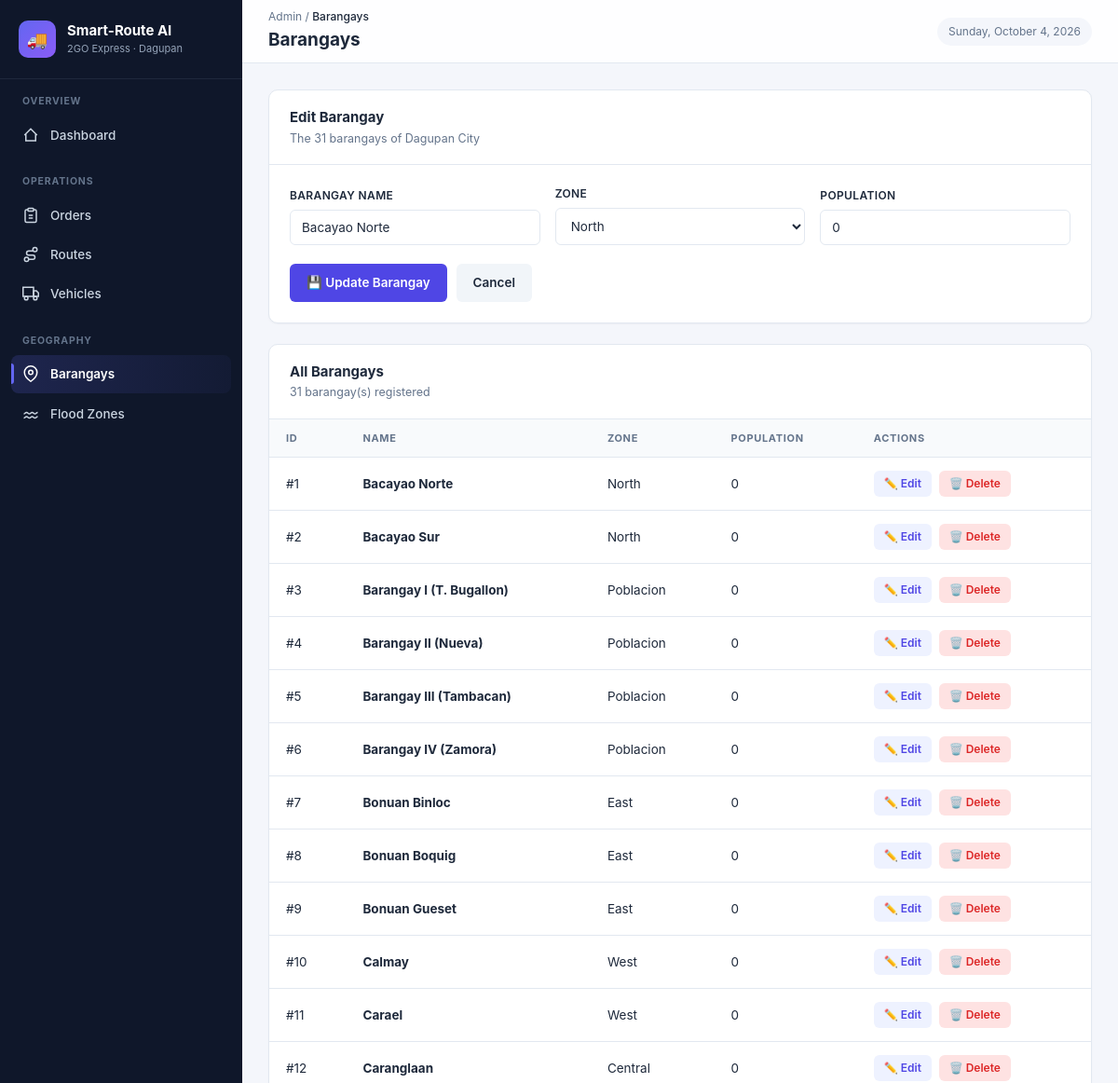
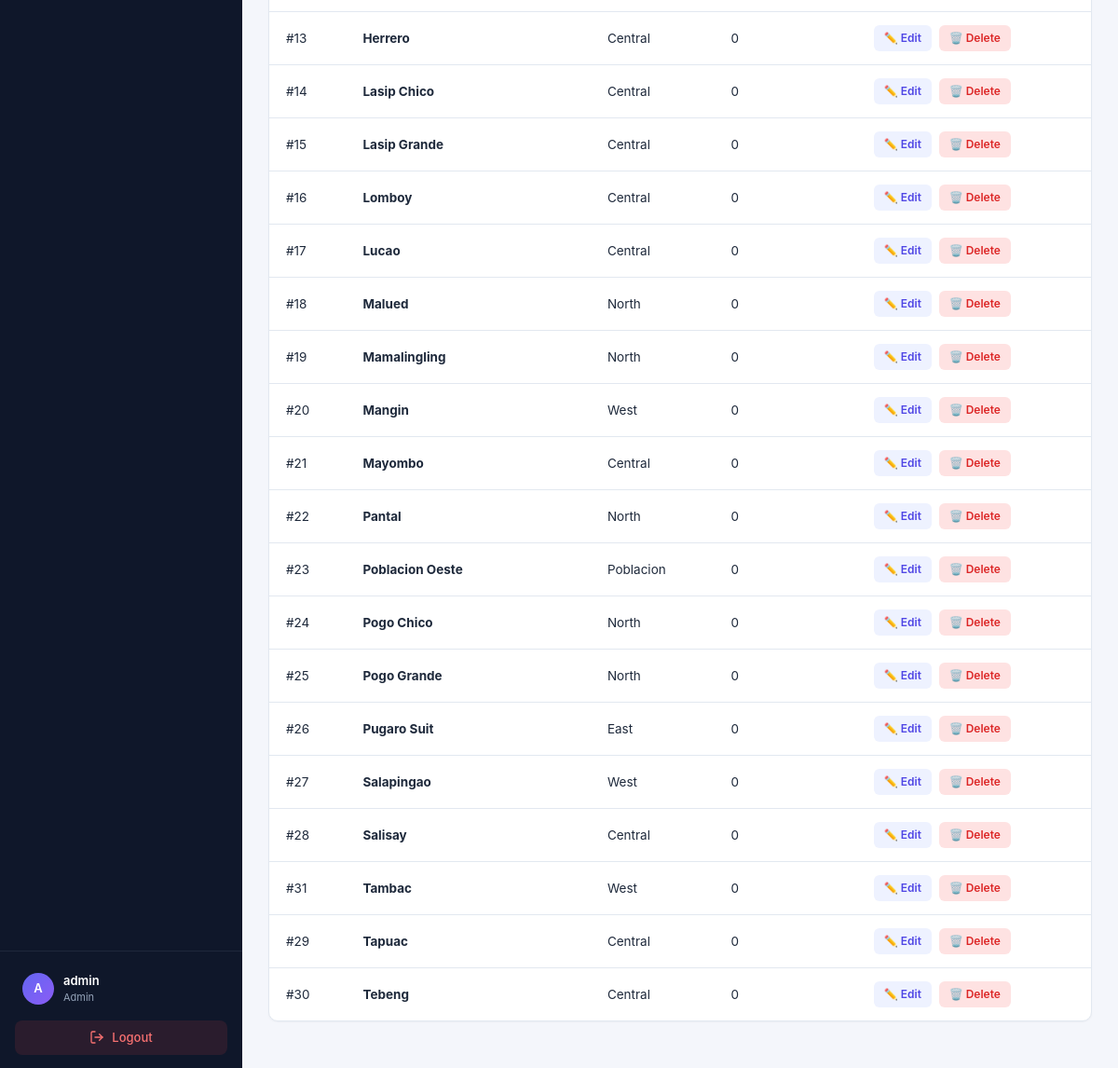
Page /barangays.php?edit=1 (signed in) on the committed database (2 pictures, top to bottom).
### tables this page shows
CREATE TABLE `barangays` (
  `id` int(11) NOT NULL,
  `name` varchar(100) NOT NULL,
  `zone` varchar(50) DEFAULT NULL,
  `population` int(11) DEFAULT 0
);

### db.php (called while the page is built, shortened)
<?php
class Database {
    private static $instance = null;
    private $connection;
    private function __construct() {
        $config = require __DIR__ . '/../config/database.php';
        $dsn = "mysql:host={$config['host']};dbname={$config['name']};charset=utf8mb4";
        $options = [
            PDO::ATTR_ERRMODE => PDO::ERRMODE_EXCEPTION,
            PDO::ATTR_DEFAULT_FETCH_MODE => PDO::FETCH_ASSOC,
            PDO::ATTR_EMULATE_PREPARES => false,
        ];
        try {
            $this->connection = new PDO($dsn, $config['user'], $config['pass'], $options);
        } catch (PDOException $e) {
            die("Database connection failed: " . $e->getMessage());
        }
    }
    public static function getInstance() {
        if (self::$instance === null) {
            self::$instance = new self();
        }
        return self::$instance;
    }
    public function queryAll($sql, $params = []) {
        $stmt = $this->connection->prepare($sql);
        $stmt->execute($params);
        return $stmt->fetchAll();
    }
    public function queryOne($sql, $params = []) {
        $stmt = $this->connection->prepare($sql);
        $stmt->execute($params);
        return $stmt->fetch();
    }
}

### database.php (called while the page is built)
<?php
return [
    'host' => 'localhost',
    'name' => 'smart_route_ai',
    'user' => 'root',
    'pass' => '',
];

### barangays.php (the view, shortened to what this page needs)
<?php
$db = Database::getInstance();
$edit = null;
if (isset($_GET['edit'])) {
    $edit = $db->queryOne("SELECT * FROM barangays WHERE id = ?", [(int)$_GET['edit']]);
}
$barangays = $db->queryAll("SELECT * FROM barangays ORDER BY name");
require_once 'includes/header.php';
?>
<div class="panel">
    <div class="panel-header">
        <div>
            <h3><?= $edit ? 'Edit Barangay' : 'Add Barangay' ?></h3>
            <p>The 31 barangays of Dagupan City</p>
        </div>
    </div>
    <div class="panel-body">
        <form method="POST" class="form-grid">
            <div class="form-field">
                <label>Barangay Name</label>
                <input type="text" name="name" required placeholder="e.g., Lucao"
                       value="<?= htmlspecialchars($edit['name'] ?? '') ?>">
            </div>
            <div class="form-field">
                <label>Zone</label>
                <select name="zone">
                    <?php foreach (['Poblacion','North','East','West','Central'] as $z): ?>
                        <option value="<?= $z ?>" <?= ($edit['zone'] ?? '') === $z ? 'selected' : '' ?>><?= $z ?></option>
                    <?php endforeach; ?>
                </select>
            </div>
            <div class="form-field">
                <label>Population</label>
                <input type="number" name="population" min="0" placeholder="e.g., 5000"
                       value="<?= htmlspecialchars($edit['population'] ?? '') ?>">
            </div>
            <div class="form-actions">
                <button type="submit" class="btn"><?= $edit ? '💾 Update Barangay' : '➕ Add Barangay' ?></button>
                <?php if ($edit): ?>
                    <a href="barangays.php" class="btn-secondary">Cancel</a>
                <?php endif; ?>
            </div>
        </form>
    </div>
</div>
<div class="panel">
    <div class="panel-header">
        <div>
            <h3>All Barangays</h3>
            <p><?= count($barangays) ?> barangay(s) registered</p>
        </div>
    </div>
    <div class="table-wrap">
        <table>
            <thead>
                <tr><th>ID</th><th>Name</th><th>Zone</th><th>Population</th><th>Actions</th></tr>
            </thead>
            <tbody>
                <?php foreach ($barangays as $b): ?>
                    <tr>
                        <td>#<?= $b['id'] ?></td>
                        <td><strong><?= htmlspecialchars($b['name']) ?></strong></td>
                        <td><?= htmlspecialchars($b['zone'] ?? '—') ?></td>
                        <td><?= number_format($b['population'] ?? 0) ?></td>
                        <td>
                            <a href="?edit=<?= $b['id'] ?>" class="btn-sm">✏️ Edit</a>
                            <a href="?delete=<?= $b['id'] ?>" class="btn-sm danger"
                               onclick="return confirm('Delete this barangay?')">🗑️ Delete</a>
                        </td>
                    </tr>
                <?php endforeach; ?>
            </tbody>
        </table>
    </div>
</div>
<?php require_once 'includes/footer.php'; ?>

### style.css (style rules this page uses)
:root { --sidebar-width: 260px; --topbar-height: 68px; --color-bg: #f4f6fb; --color-surface: #ffffff; --color-sidebar: #0f172a; --color-sidebar-hover: #1e293b; --color-sidebar-active: #6366f1; --color-primary: #4f46e5; --color-primary-hover: #4338ca; --color-text: #1e293b; --color-text-muted: #64748b; --color-border: #e2e8f0; --color-success: #10b981; --color-warning: #f59e0b; --color-danger: #ef4444; --radius: 10px; --radius-sm: 6px; --shadow-sm: 0 1px 2px rgba(15, 23, 42, 0.04); --shadow: 0 4px 12px rgba(15, 23, 42, 0.06); --shadow-lg: 0 12px 32px rgba(15, 23, 42, 0.10); }
* { margin: 0; padding: 0; box-sizing: border-box; }
body { font-family: -apple-system, BlinkMacSystemFont, "Segoe UI", Roboto, "Helvetica Neue", Arial, sans-serif; background: var(--color-bg); color: var(--color-text); font-size: 14px; line-height: 1.5; -webkit-font-smoothing: antialiased; }
a { color: inherit; text-decoration: none; }
.panel { background: var(--color-surface); border-radius: var(--radius); box-shadow: var(--shadow-sm); border: 1px solid var(--color-border); margin-bottom: 22px; overflow: hidden; }
.panel-header { padding: 18px 22px; border-bottom: 1px solid var(--color-border); display: flex; align-items: center; justify-content: space-between; gap: 12px; flex-wrap: wrap; }
.panel-header h3 { font-size: 15px; font-weight: 700; color: var(--color-text); }
.panel-header p { font-size: 12.5px; color: var(--color-text-muted); margin-top: 2px; }
.panel-body { padding: 22px; }
.table-wrap { overflow-x: auto; }
table { width: 100%; border-collapse: collapse; font-size: 13.5px; }
thead th { text-align: left; padding: 12px 18px; font-size: 11px; font-weight: 700; color: var(--color-text-muted); text-transform: uppercase; letter-spacing: 0.06em; background: #f8fafc; border-bottom: 1px solid var(--color-border); white-space: nowrap; }
tbody td { padding: 14px 18px; border-bottom: 1px solid var(--color-border); color: var(--color-text); vertical-align: middle; }
tbody tr:last-child td { border-bottom: none; }
.btn { display: inline-flex; align-items: center; gap: 8px; padding: 10px 18px; background: var(--color-primary); color: #fff; border: none; border-radius: var(--radius-sm); font-size: 13.5px; font-weight: 600; cursor: pointer; transition: all 0.15s; font-family: inherit; white-space: nowrap; }
.btn-secondary { display: inline-flex; align-items: center; padding: 10px 18px; background: #f1f5f9; color: var(--color-text); text-decoration: none; border-radius: var(--radius-sm); font-size: 13.5px; font-weight: 600; transition: background 0.15s; }
.btn-sm { display: inline-flex; align-items: center; gap: 5px; padding: 5px 11px; background: #eef2ff; color: var(--color-primary); border-radius: 6px; font-size: 12px; font-weight: 600; transition: all 0.15s; margin-right: 4px; }
.btn-sm.danger { background: #fee2e2; color: #dc2626; }
.form-grid { display: grid; grid-template-columns: repeat(auto-fit, minmax(220px, 1fr)); gap: 16px; align-items: end; }
.form-field { display: flex; flex-direction: column; gap: 6px; }
.form-field label { font-size: 12px; font-weight: 600; color: var(--color-text); text-transform: uppercase; letter-spacing: 0.03em; }
.form-field input, .form-field select, .form-field textarea { padding: 10px 12px; border: 1.5px solid var(--color-border); border-radius: var(--radius-sm); font-size: 13.5px; font-family: inherit; background: #fff; color: var(--color-text); transition: border-color 0.15s, box-shadow 0.15s; width: 100%; }
.form-actions { display: flex; gap: 10px; grid-column: 1 / -1; padding-top: 4px; }

### rows in the picture
barangays: name "Bacayao Norte", zone "North", population "0", id "1"
barangays: id "2", name "Bacayao Sur", zone "North", population "0"
barangays: id "3", name "Barangay I (T. Bugallon)", zone "Poblacion", population "0"
barangays: id "4", name "Barangay II (Nueva)", zone "Poblacion", population "0"
barangays: id "5", name "Barangay III (Tambacan)", zone "Poblacion", population "0"
barangays: id "6", name "Barangay IV (Zamora)", zone "Poblacion", population "0"
barangays: id "7", name "Bonuan Binloc", zone "East", population "0"
barangays: id "8", name "Bonuan Boquig", zone "East", population "0"
barangays: id "9", name "Bonuan Gueset", zone "East", population "0"
barangays: id "10", name "Calmay", zone "West", population "0"
barangays: id "11", name "Carael", zone "West", population "0"
barangays: id "12", name "Caranglaan", zone "Central", population "0"
barangays: id "13", name "Herrero", zone "Central", population "0"
barangays: id "14", name "Lasip Chico", zone "Central", population "0"
barangays: id "15", name "Lasip Grande", zone "Central", population "0"
barangays: id "16", name "Lomboy", zone "Central", population "0"
barangays: id "17", name "Lucao", zone "Central", population "0"
barangays: id "18", name "Malued", zone "North", population "0"
barangays: id "19", name "Mamalingling", zone "North", population "0"
barangays: id "20", name "Mangin", zone "West", population "0"
barangays: id "21", name "Mayombo", zone "Central", population "0"
barangays: id "22", name "Pantal", zone "North", population "0"
barangays: id "23", name "Poblacion Oeste", zone "Poblacion", population "0"
barangays: id "24", name "Pogo Chico", zone "North", population "0"
barangays: id "25", name "Pogo Grande", zone "North", population "0"
barangays: id "26", name "Pugaro Suit", zone "East", population "0"
barangays: id "27", name "Salapingao", zone "West", population "0"
barangays: id "28", name "Salisay", zone "Central", population "0"
barangays: id "31", name "Tambac", zone "West", population "0"
barangays: id "29", name "Tapuac", zone "Central", population "0"
barangays: id "30", name "Tebeng", zone "Central", population "0"

### other values in the picture
substr($_SESSION['username'], 0, 1) "A"
$_SESSION['username'] "admin"
$_SESSION['role'] "Admin"
$pageTitle "Barangays"
count($barangays) "31"
